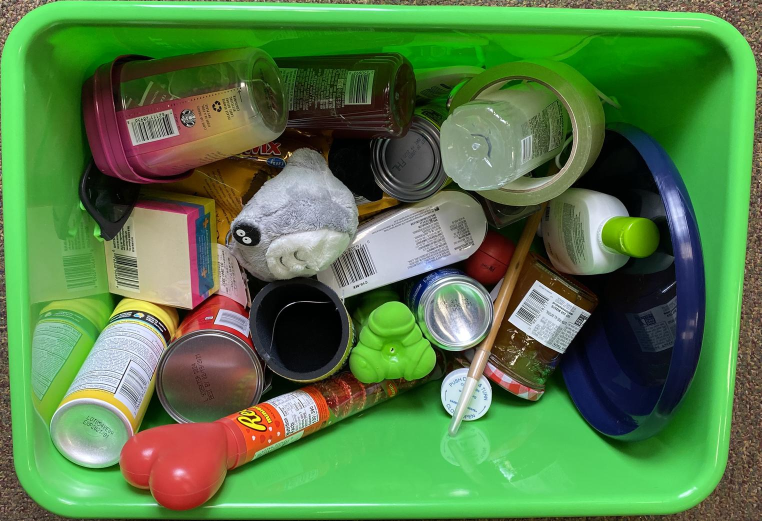
#> input picture collection/mobi_test_jpgs/l1_pl1_m_top_1.jpg, 1523 x 1042 px (shown at 1/2 size); its folder holds only this picture in this run
$ python l2b_sift_experiment.py   (older library calls are emulated)
#> lines starting #> are read from the running program, lines starting #| are printed output that depends on the picture; after the words box and inside, x2 and y2 are one past the last pixel; in counts of white or black regions, pixels touching at a corner belong together
### src/alden_cv2_functions.py
import json
from collections import Counter
from matplotlib import pyplot as plt
import cv2 as cv2
import numpy as np

# Function that returns an array of groundtruth labels for an image. Used in determining true and false positives
def get_groundtruth_labels(filepath):
    with open(filepath, encoding='utf-8-sig') as json_file:
        data = json_file.read()
        data = json.loads(data)
        annotations = data['shapes']
        groundtruth_labels = []
        for item in annotations:
            object_class = item['label']
            groundtruth_labels.append(object_class)
        return groundtruth_labels


# Function to remove elements that occur less than k times
# [84 lines left out: functions removeElements, match_found_to_groundtruth, patch_selector, calc_histograms, show_convex_hull_bin, not called in this run]

def generate_bin_mask(img):
    hsv = cv2.cvtColor(img, cv2.COLOR_BGR2HSV)
    lowerGreen = np.array([50, 0, 0])
    upperGreen = np.array([76, 255, 255])
    objmaskGreen = cv2.inRange(hsv, lowerGreen, upperGreen)
    kernel_5 = np.ones((5, 5), np.uint8)
    kernel_9 = np.ones((9,9), np.uint8)
    kernel_21 = np.ones((21,21), np.uint8)
    objmaskGreen = cv2.erode(objmaskGreen, kernel_9, iterations = 1)
    objmaskGreen = cv2.morphologyEx(objmaskGreen, cv2.MORPH_CLOSE, kernel=kernel_5)
    objmaskGreen = cv2.morphologyEx(objmaskGreen, cv2.MORPH_DILATE, kernel=kernel_5)
    im2, contours, hierarchy = cv2.findContours(objmaskGreen, cv2.RETR_TREE, cv2.CHAIN_APPROX_SIMPLE)
    hull = []
    for i in range(len(contours)):
        hull.append(cv2.convexHull(contours[i], False))
    for i in range(len(hull)):
        cv2.fillPoly(objmaskGreen, pts = [hull[i]], color = (255,255,255))
    # Now Erode to Get Rid of Corners
    objmaskGreen = cv2.erode(objmaskGreen, kernel_21, iterations = 1)
    return objmaskGreen

### src/l2b_sift_experiment.py
# l2b_sift_experiment.py
# Takes library of SIFT descriptors by loading numpy arrays and matches them to bin images
# Notre Dame Computer Vision 2 Term Project
#   Author: Alden Kane

import cv2 as cv2
import os
import numpy as np
import sys
import time
from alden_cv2_functions import get_groundtruth_labels, removeElements, match_found_to_groundtruth, generate_bin_mask

#######################################
# Section 1: Declare Globals
#######################################

# Get Time
start_time = time.time()

TRAIN_OBJECT_SAMPLES = 9
CLASS_NAMES = ['Paintbrush', 'Spray_Sunscreen', 'Rub_Sunscreen', 'Dice_Container', 'Tape', 'Cetaphil', 'Sunglasses', 'Pillbottle', 'Fuzzy', 'Marker', 'Frisbee']
DESCRIPTOR_FILES = []
RES_SCALE_BIN = 0.6
PATH_TO_TEST_JPGS = '../collection/mobi_test_jpgs'
PATH_TO_TEST_JSON = '../collection/mobi_test_json'
LOWE_THRESHOLD = 0.6
IGNORE_THRESHOLD = 2

# Assemble List of Descriptor Files
for i, obj in enumerate(CLASS_NAMES):
    file_to_load = '../sift_descriptor_library/' + str(TRAIN_OBJECT_SAMPLES) + os.path.sep + str(TRAIN_OBJECT_SAMPLES) + '_' + str(CLASS_NAMES[i]) + '_' + 'SIFT_DESC.npy'
    DESCRIPTOR_FILES.append(file_to_load)

# Globals for Experimental Analysis
TRUE_POSITIVES = 0
FALSE_POSITIVES = 0
FALSE_NEGATIVES = 0

#######################################
# Section 2: Initiate SIFT and FLANN Matchers
#######################################

sift = cv2.xfeatures2d.SIFT_create(contrastThreshold = 0.06, edgeThreshold = 10)
FLANN_INDEX_KDTREE = 1
index_params = dict(algorithm = FLANN_INDEX_KDTREE, trees = 5)
search_params = dict(checks = 50)
flann = cv2.FlannBasedMatcher(index_params, search_params)

#######################################
# Section 3: Iterate through Test Database
#######################################

# Iterate Through Test Database
for item in os.listdir(PATH_TO_TEST_JPGS):
    if item.endswith('.jpg'):
        # Set path to image, read it w/ opencv
        path_to_im = os.path.join(PATH_TO_TEST_JPGS, item)
        image_color = cv2.imread(str(path_to_im))
#> image_color is the input picture: shape (1042, 1523, 3); mean B, G, R 72.3, 124.1, 86.6
        image_color = cv2.resize(image_color, (0,0), fx = RES_SCALE_BIN, fy = RES_SCALE_BIN)
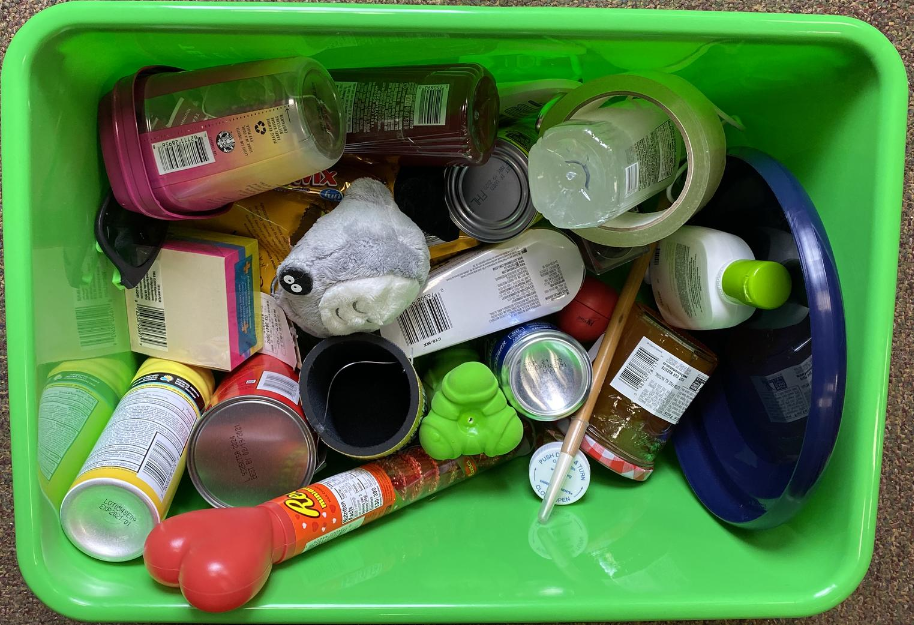
#> image_color: shape (625, 914, 3); mean B, G, R 72.3, 124.1, 86.5
        image = cv2.cvtColor(image_color, cv2.COLOR_BGR2GRAY)
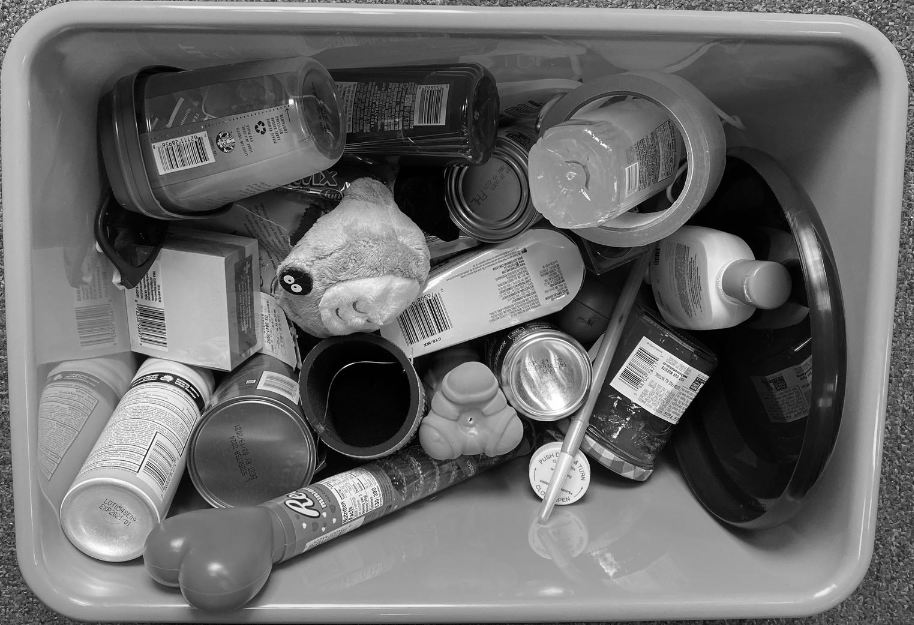
#> image: shape (625, 914); min 0, max 255, mean 106.9
        bin_mask = generate_bin_mask(image_color)
#> in generate_bin_mask, `hsv = cv2.cvtColor(img, cv2.COLOR_BGR2HSV)`: hsv: shape (625, 914, 3); mean H, S, V 58.8, 139.6, 135.2
#> in generate_bin_mask, `objmaskGreen = cv2.inRange(hsv, lowerGreen, upperGreen)`:
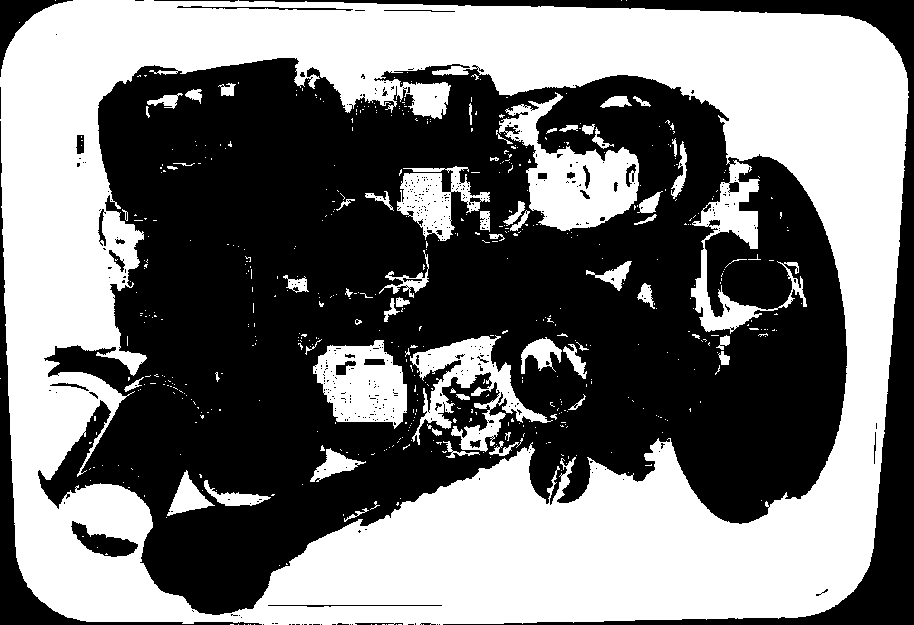
#> objmaskGreen: shape (625, 914); 47.1% white; 549 white regions (488 under 20 px), largest, box (x1, y1, x2, y2) and area: (0, 0, 909, 625) 235994, (499, 92, 639, 231) 8291, (410, 335, 553, 452) 5517
#> in generate_bin_mask, `objmaskGreen = cv2.erode(objmaskGreen, kernel_9, iterations = 1)`:
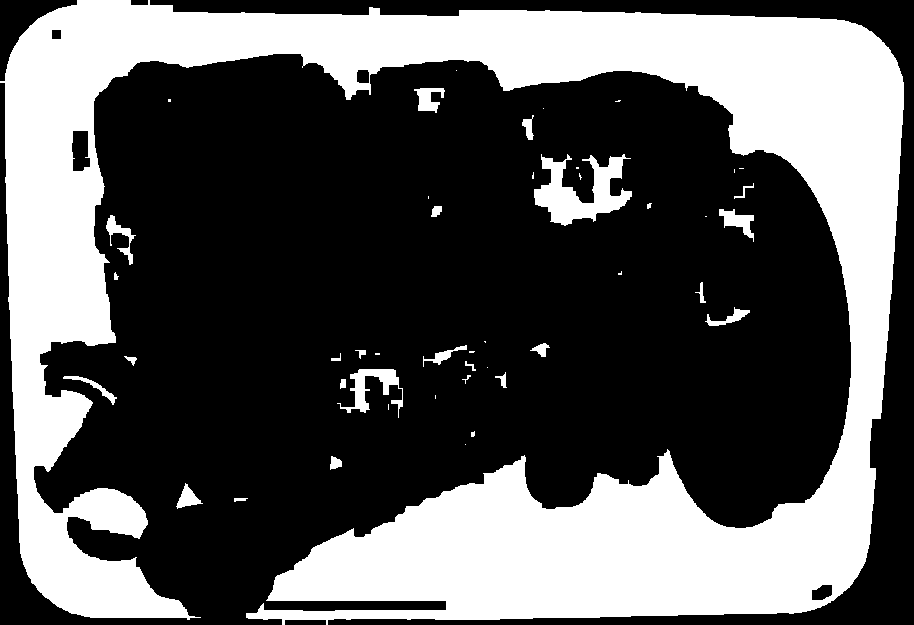
#> objmaskGreen: shape (625, 914); 35% white; 46 white regions (19 under 20 px), largest, box (x1, y1, x2, y2) and area: (0, 0, 904, 625) 191748, (534, 154, 632, 226) 3432, (337, 369, 403, 418) 1080
#> in generate_bin_mask, `objmaskGreen = cv2.morphologyEx(objmaskGreen, cv2.MORPH_DILATE, kernel..`:
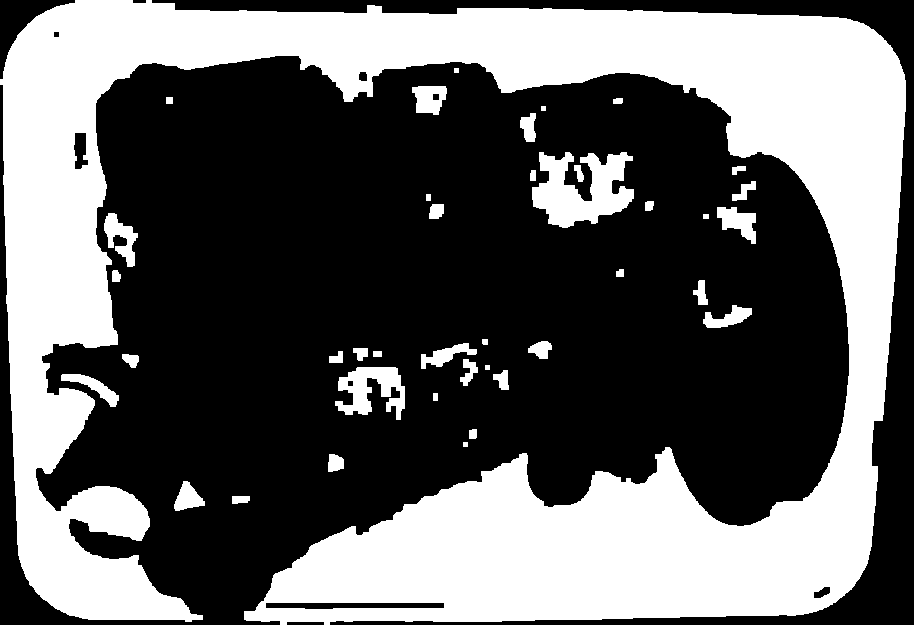
#> objmaskGreen: shape (625, 914); 38.8% white; 40 white regions
#> in generate_bin_mask, `im2, contours, hierarchy = cv2.findContours(objmaskGreen, cv2.RETR_TRE..`: contours = 47 contours, 4 with area under 20; largest, box (x1, y1, x2, y2) and area: (0, 0, 906, 625) 205124, (532, 152, 634, 228) 4416, (335, 367, 405, 420) 1894, (265, 602, 445, 610) 1100, (104, 213, 138, 267) 778
#> the loop in generate_bin_mask, `for i in range(len(contours)):` made 47 passes
#> after the loop in generate_bin_mask, `for i in range(len(contours)):`: hull = 47 contours, 4 with area under 20; largest, box (x1, y1, x2, y2) and area: (0, 0, 906, 625) 535433, (532, 152, 634, 228) 6596, (335, 367, 405, 420) 3112, (104, 213, 138, 267) 1192, (265, 602, 445, 610) 1174
#> the loop in generate_bin_mask, `for i in range(len(hull)):` made 47 passes
#> after the loop in generate_bin_mask, `for i in range(len(hull)):`:
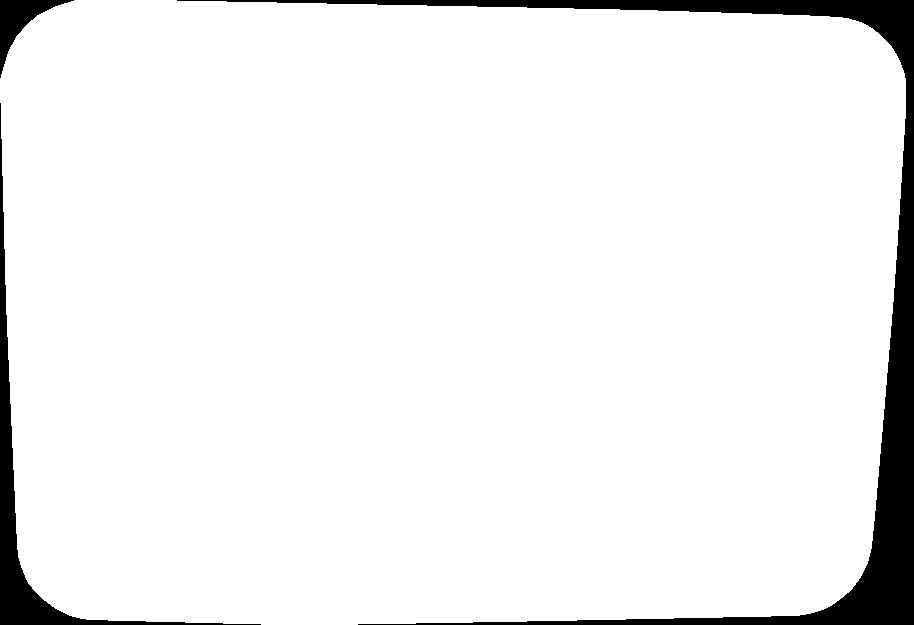
#> objmaskGreen: shape (625, 914); 94% white; 3 black regions, box (x1, y1, x2, y2) and area: (177, 0, 914, 625) 25795, (0, 103, 261, 625) 6945, (0, 0, 74, 78) 1682
#> in generate_bin_mask, `objmaskGreen = cv2.erode(objmaskGreen, kernel_21, iterations = 1)`:
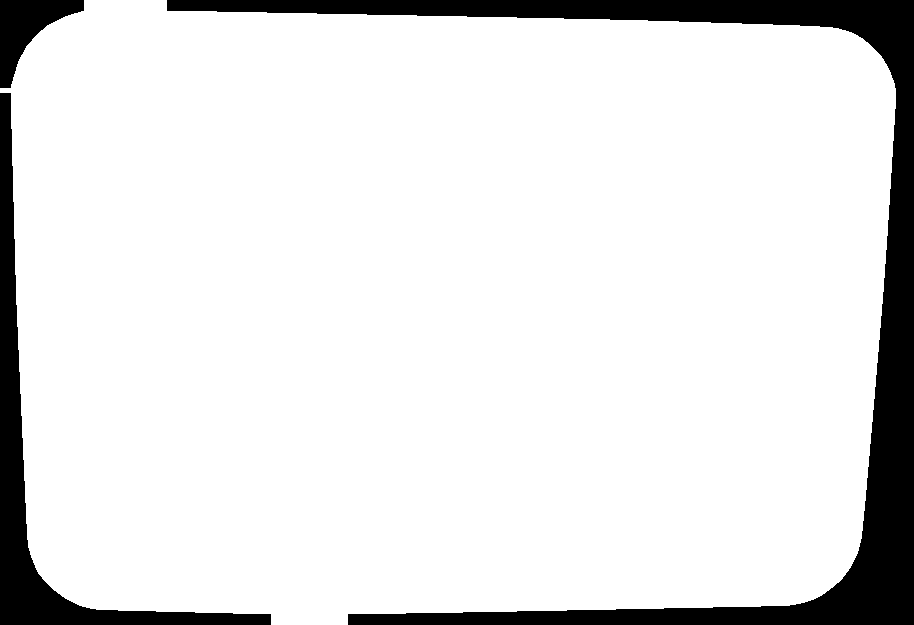
#> objmaskGreen: shape (625, 914); 89% white; 3 black regions, box (x1, y1, x2, y2) and area: (167, 0, 914, 625) 44815, (0, 93, 271, 625) 14875, (0, 0, 84, 88) 3302
        # Get bin kpts and descriptors using sift
        bin_kpts, bin_desc = sift.detectAndCompute(image, mask = bin_mask)
#> bin_kpts = 919 keypoints; strongest (x, y, size): (628, 419, 1.8), (291, 101, 3.5), (661, 381, 43.9), (620, 428, 2)
        # Get Groundtruth Labels from JSON File
        JSON_FILE = item[:-4] + '.json'
        JSON_FILEPATH = PATH_TO_TEST_JSON + os.path.sep + JSON_FILE
#> (the run stopped early here; a loop or call above may not have finished)

$ run again, on collection/mobi_test_jpgs/l2_al1_m_top_2.jpg
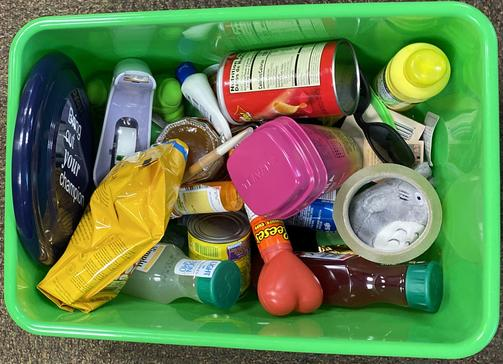
#> input picture collection/mobi_test_jpgs/l2_al1_m_top_2.jpg, 503 x 364 px
#> image_color is the input picture: shape (364, 503, 3); mean B, G, R 79.8, 128.6, 101.3
#> image_color: shape (218, 302, 3)
#> hsv: shape (218, 302, 3); mean H, S, V 61.3, 141, 146.8
#> in generate_bin_mask, `objmaskGreen = cv2.morphologyEx(objmaskGreen, cv2.MORPH_DILATE, kernel..`:
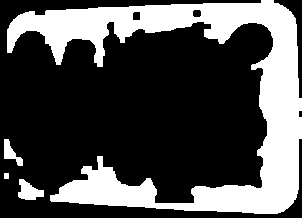
#> objmaskGreen: shape (218, 302); 30.4% white; 4 white regions
#> contours = 6 contours; box (x1, y1, x2, y2) and area: (7, 0, 302, 214) 18666, (18, 179, 44, 200) 294, (4, 139, 23, 166) 190, (132, 11, 141, 21) 68, (192, 9, 202, 18) 64, (4, 173, 9, 179) 20
#> the loop in generate_bin_mask, `for i in range(len(contours)):` made 6 passes
#> after the loop in generate_bin_mask, `for i in range(len(contours)):`: hull = 6 contours; box (x1, y1, x2, y2) and area: (7, 0, 302, 214) 55441, (18, 179, 44, 200) 364, (4, 139, 23, 166) 279, (132, 11, 141, 21) 68, (192, 9, 202, 18) 64, (4, 173, 9, 179) 20
#> the loop in generate_bin_mask, `for i in range(len(hull)):` made 6 passes
#> in generate_bin_mask, `objmaskGreen = cv2.erode(objmaskGreen, kernel_21, iterations = 1)`:
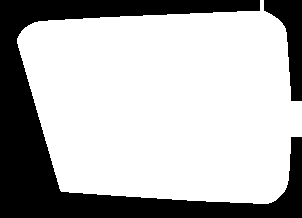
#> objmaskGreen: shape (218, 302); 70.6% white; 2 black regions, box (x1, y1, x2, y2) and area: (0, 0, 302, 218) 17547, (264, 0, 302, 101) 1784
#> bin_kpts = 282 keypoints; strongest (x, y, size): (222, 172, 2), (221, 167, 1.9), (205, 160, 1.8), (126, 119, 10.7)

$ run again, on collection/mobi_test_jpgs/l1_pl1_m_top_2.jpg
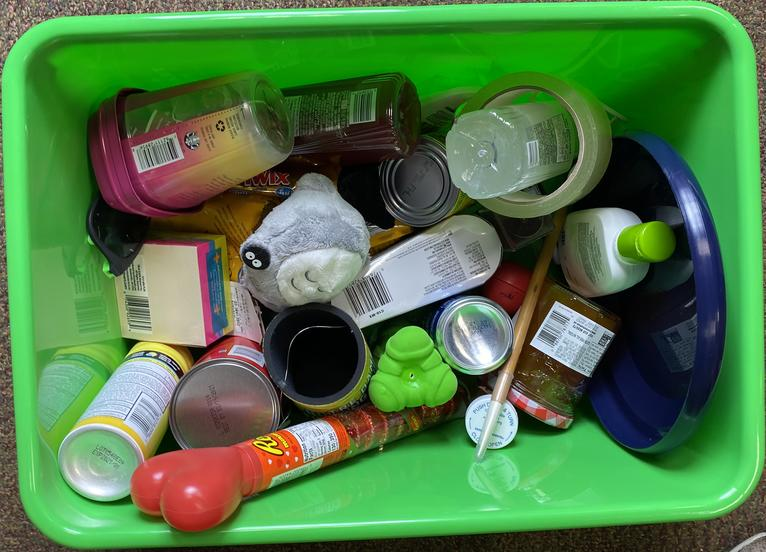
#> input picture collection/mobi_test_jpgs/l1_pl1_m_top_2.jpg, 766 x 552 px
#> image_color is the input picture: shape (552, 766, 3); mean B, G, R 70.9, 121.7, 78.9
#> image_color: shape (331, 460, 3)
#> hsv: shape (331, 460, 3); mean H, S, V 61, 141.5, 131.4
#> in generate_bin_mask, `objmaskGreen = cv2.morphologyEx(objmaskGreen, cv2.MORPH_DILATE, kernel..`:
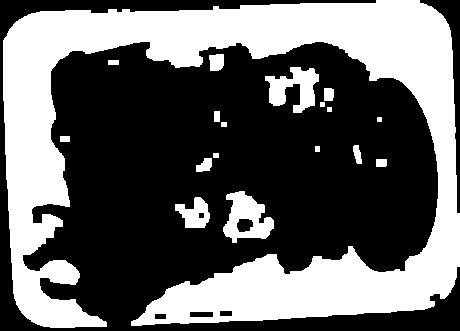
#> objmaskGreen: shape (331, 460); 39.4% white; 18 white regions
#> contours = 23 contours, 3 with area under 20; largest, box (x1, y1, x2, y2) and area: (3, 0, 460, 328) 54194, (223, 191, 274, 243) 1567, (265, 67, 319, 113) 1211, (175, 197, 210, 228) 618, (209, 54, 224, 71) 197
#> the loop in generate_bin_mask, `for i in range(len(contours)):` made 23 passes
#> after the loop in generate_bin_mask, `for i in range(len(contours)):`: hull = 23 contours, 3 with area under 20; largest, box (x1, y1, x2, y2) and area: (3, 0, 460, 328) 140112, (223, 191, 274, 243) 1971, (265, 67, 319, 113) 1937, (175, 197, 210, 228) 798, (209, 54, 224, 71) 206
#> the loop in generate_bin_mask, `for i in range(len(hull)):` made 23 passes
#> in generate_bin_mask, `objmaskGreen = cv2.erode(objmaskGreen, kernel_21, iterations = 1)`:
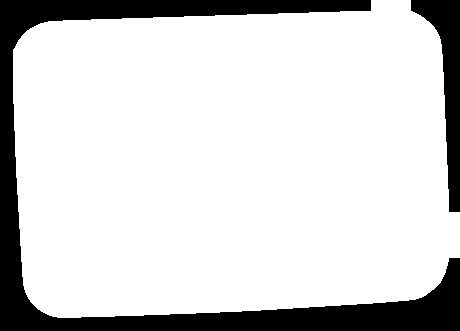
#> objmaskGreen: shape (331, 460); 83% white; 2 black regions, box (x1, y1, x2, y2) and area: (0, 0, 460, 331) 22036, (411, 0, 460, 212) 3838
#> bin_kpts = 331 keypoints; strongest (x, y, size): (155, 158, 2.5), (344, 203, 22.8), (284, 231, 12.4), (368, 136, 15.4)
